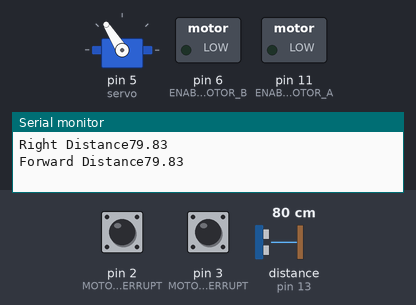
Bench run of a sketch on a simulated Arduino Uno, built with avr-gcc and run on an emulated ATmega328P. Parts: servo, switched loads named in the sketch (green lamp = pin HIGH), the last lines printed to the serial monitor. Wiring (inferred from the names in the program): ultrasonic range finder: trigger pin 12; echo pin 13. The test bench sets the inputs (shaded band); at power-on: distance to the obstacle (sensor on pin 13) 80 cm, pin 3 (MOTOR_A_INTERRUPT) LOW, pin 2 (MOTOR_B_INTERRUPT) LOW. The echo pulse lasts 58.3 µs per cm; pins used as bus, display or sensor lines are not drawn.

Above: at 2.4 s.
2.5 s: distance to the obstacle (sensor on pin 13) set to 22 cm
6.0 s: distance to the obstacle (sensor on pin 13) set to 19 cm
7.5 s: pin 3 (MOTOR_A_INTERRUPT) pulled HIGH for 1.15 s
At 7.8 s:
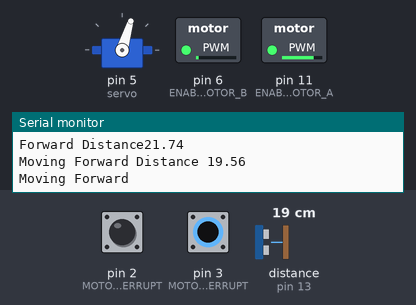
10.1 s: pin 2 (MOTOR_B_INTERRUPT) pulled HIGH for 1.15 s
At 10.9 s:
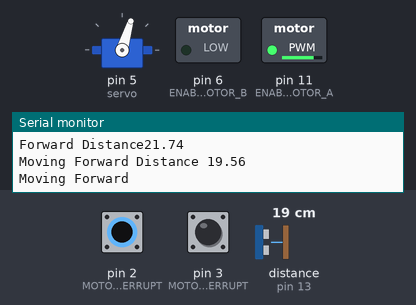
12.7 s: pin 3 (MOTOR_A_INTERRUPT) pulled HIGH for 3.2 s
At 14.1 s:
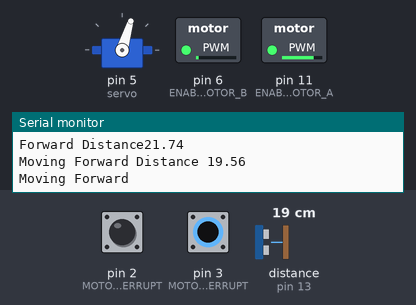
17.4 s: pin 2 (MOTOR_B_INTERRUPT) pulled HIGH for 3.2 s
At 17.7 s:
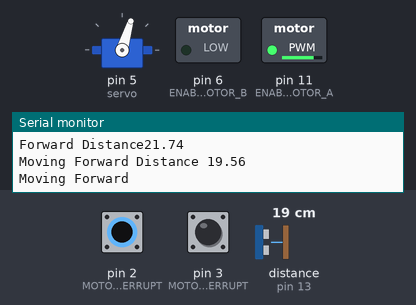
Timing chart, 0 to 20.4 s (numbered marks = the images above; inputs shaded):
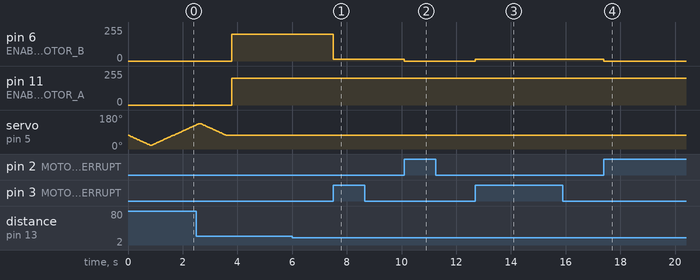

Measured:
- after the input at 6.0 s, every drawn part: stays the same
- after the input at 7.5 s, pin 6 (ENABLE_MOTOR_B): 200/255 → 15/255 at once
- after the input at 10.1 s, pin 6 (ENABLE_MOTOR_B): 15/255 → 0/255 at once
- after the input at 12.7 s, pin 6 (ENABLE_MOTOR_B): 0/255 → 15/255 at once
- after the input at 17.4 s, pin 6 (ENABLE_MOTOR_B): 15/255 → 0/255 at once
- by itself, servo on pin 5 (servo): rises from 128° to 135° in 0.09 s, then falls to 73° in 0.96 s

The sketch:

robot.v2.ino
```cpp
#include <Servo.h>

#define ECHO_PIN 13
#define TRIGGER_PIN 12
#define MOTOR_A_INTERRUPT 3  // Motor 2 Interrupt Pin - INT 1 - Right Motor
#define MOTOR_B_INTERRUPT 2  // Motor 1 Interrupt Pin - INT 0 - Left Motor

// Motor A
#define ENABLE_MOTOR_A 11
#define INPUT_1 10
#define INPUT_2 9

// Motor B
#define ENABLE_MOTOR_B 6
#define INPUT_3 7
#define INPUT_4 8

Servo servo;//Ultrasound Eyes

int pos = 73;//


volatile int findRouteReqCount = 0;


// Constant for steps in disk
const float stepcount = 20.00;  // 20 Slots in disk, change if different

// Constant for wheel diameter
const float wheeldiameter = 66.10; // Wheel diameter in millimeters, change if different

// Integers for pulse counters
volatile int counter_A = 0;
volatile int counter_B = 0;
volatile int counter_A_calib= 0;
volatile int counter_B_calib = 0;
volatile int speed_A=0;
volatile int speed_B=0;


float distF=10000.00;
float distL=10000.00;
float distR=10000.00;
// Interrupt Service Routines


// Function to convert from centimeters to steps
int CMtoSteps(float cm) {

  int result;  // Final calculation result
  float circumference = (wheeldiameter * 3.14) / 10; // Calculate wheel circumference in cm
  float cm_step = circumference / stepcount;  // CM per Step

  float f_result = cm / cm_step;  // Calculate result as a float
  result = (int) f_result; // Convert to an integer (note this is NOT rounded)

  return result;  // End and return result

}


void checkDistance(char D){
  float duration, distance;
  digitalWrite(TRIGGER_PIN, LOW);
  delayMicroseconds(2);
  digitalWrite(TRIGGER_PIN, HIGH);
  delayMicroseconds(10);
  digitalWrite(TRIGGER_PIN, LOW);
  duration = pulseIn(ECHO_PIN, HIGH);
  distance = duration / 58.2; //distance in cm
  if(D =='L'){
    distL = distance;
  }
  else if(D =='R'){
    distR = distance;
  }
  else{
    distF = distance;
  }
}

void driveStright(int mspeed){

   //Serial.print("Counter A = ");Serial.print(counter_A); Serial.print("   Counter B = ");Serial.print(counter_B); Serial.print ("   Motor A Speed = "); Serial.print(speed_A);Serial.print ("   Motor B Speed = "); Serial.println(speed_B);
    //Uncomment this to use for csv file//Serial.print(counter_A); Serial.print(",");Serial.print(counter_B); Serial.print (","); Serial.print(speed_A);Serial.print (","); Serial.println(speed_B);
  if(counter_A_calib != counter_B_calib){
      if(counter_A_calib > counter_B_calib){
        if(speed_B<230){
          speed_B+=15;
        }else{speed_B = 255;}

        analogWrite(ENABLE_MOTOR_B, speed_B);
      }
      else if(counter_A_calib < counter_B_calib){
          speed_B-=15;
          analogWrite(ENABLE_MOTOR_B, speed_B);
      }
      else{
          speed_B = mspeed;
          analogWrite(ENABLE_MOTOR_B, speed_B);
      }
  }
  counter_A_calib = 0;  //  reset counter A to zero
  counter_B_calib = 0;  //  reset counter B to zero

}


// Function to Move in Forward
void MoveForward(int steps, int mspeed){
  findRouteReqCount = 0;
  Serial.println("Moving Forward");
   counter_A = 0;  //  reset counter A to zero
   counter_B = 0;  //  reset counter B to zero

   // Set Motor A Forward
  digitalWrite(INPUT_1, LOW);
  digitalWrite(INPUT_2, HIGH);


  // Set Motor B Forward
  digitalWrite(INPUT_3, LOW);
  digitalWrite(INPUT_4, HIGH);

  analogWrite(ENABLE_MOTOR_A, mspeed);
  analogWrite(ENABLE_MOTOR_B, mspeed);

   int currentStep = 0;
   // Go in Forward until step value is reached
   while (steps > counter_A && steps > counter_B) {
     if(currentStep%10==0){
        driveStright(mspeed);
      }
      if (steps < counter_A) {
        analogWrite(ENABLE_MOTOR_A, 0);
      }
      if (steps < counter_B) {
        analogWrite(ENABLE_MOTOR_B, 0);
      }
      currentStep++;
    }

  // Stop when done
  analogWrite(ENABLE_MOTOR_A, 0);
  analogWrite(ENABLE_MOTOR_B, 0);
  counter_A = 0;  //  reset counter A to zero
  counter_B = 0;  //  reset counter B to zero

  findRoute();

}

// Function to Spin Right
void SpinRight(int steps, int mspeed){
  Serial.println("Spin Right");
   counter_A = 0;  //  reset counter A to zero
   counter_B = 0;  //  reset counter B to zero

   // Set Motor A reverse
  digitalWrite(INPUT_1, LOW);
  digitalWrite(INPUT_2, HIGH);

  // Set Motor B forward
  digitalWrite(INPUT_3, HIGH);
  digitalWrite(INPUT_4, LOW);

   // Go until step value is reached
   while (steps > counter_A && steps > counter_B) {

    if (steps > counter_A) {
    analogWrite(ENABLE_MOTOR_A, mspeed);
    } else {
    analogWrite(ENABLE_MOTOR_A, 0);
    }
    if (steps > counter_B) {
    analogWrite(ENABLE_MOTOR_B, mspeed);
    } else {
    analogWrite(ENABLE_MOTOR_B, 0);
    }
   }

  // Stop when done
  analogWrite(ENABLE_MOTOR_A, 0);
  analogWrite(ENABLE_MOTOR_B, 0);
  counter_A = 0;  //  reset counter A to zero
  counter_B = 0;  //  reset counter B to zero

}

// Function to Spin Left
void SpinLeft(int steps, int mspeed){
  Serial.println("Spin Left");
   counter_A = 0;  //  reset counter A to zero
   counter_B = 0;  //  reset counter B to zero

   // Set Motor A forward
  digitalWrite(INPUT_1, HIGH);
  digitalWrite(INPUT_2, LOW);

  // Set Motor B reverse
  digitalWrite(INPUT_3, LOW);
  digitalWrite(INPUT_4, HIGH);

   // Go until step value is reached
   while (steps > counter_A && steps > counter_B) {

    if (steps > counter_A) {
    analogWrite(ENABLE_MOTOR_A, mspeed);
    } else {
    analogWrite(ENABLE_MOTOR_A, 0);
    }
    if (steps > counter_B) {
    analogWrite(ENABLE_MOTOR_B, mspeed);
    } else {
    analogWrite(ENABLE_MOTOR_B, 0);
    }
  }

  // Stop when done
  analogWrite(ENABLE_MOTOR_A, 0);
  analogWrite(ENABLE_MOTOR_B, 0);
  counter_A = 0;  //  reset counter A to zero
  counter_B = 0;  //  reset counter B to zero

}

void lookForward(){

  if(pos > 75){
    for (pos=pos; pos >= 73; pos--) {
      // in steps of 1 degree
      servo.write(pos);              // tell servo to go to position in variable 'pos'
      delay(15);                       // waits 15ms for the servo to reach the position
    }
  }
  else if(pos < 70){
    for (pos=pos; pos <= 73; pos++) {
      // in steps of 1 degree
      servo.write(pos);              // tell servo to go to position in variable 'pos'
      delay(15);                       // waits 15ms for the servo to reach the position
    }
  }
  else{
    pos = 73;
    servo.write(pos);
    delay(300);                // tell servo to go to position in variable 'pos'
  }

  checkDistance('F');
  Serial.print("Forward Distance"); Serial.println(distF);
}

void lookRight(){
  for (pos=pos; pos >= 20; pos--) { // goes from 0 degrees to 180 degrees
    // in steps of 1 degree
    servo.write(pos);              // tell servo to go to position in variable 'pos'
    delay(15);                       // waits 15ms for the servo to reach the position
  }
  checkDistance('R');
  Serial.print("Right Distance"); Serial.println(distR);
}
void lookLeft(){
  for (pos=pos; pos <= 135; pos++) { // goes from 0 degrees to 180 degrees
    // in steps of 1 degree
    servo.write(pos);              // tell servo to go to position in variable 'pos'
    delay(15);                       // waits 15ms for the servo to reach the position
  }
  checkDistance('L');
  Serial.print("Left Distance"); Serial.println(distL);
}

void performScan(){
  lookRight();
  delay(10);
  lookForward();
  delay(10);
  lookLeft();
  delay(10);
  lookForward();
  delay(10);
}

void findRoute(){
  findRouteReqCount++;
    performScan();
    delay(200);

   if(distF > 2000 || distF < 20){
        if(distR > distL){
          SpinRight(CMtoSteps(50), 150);
        }
        else{
          SpinLeft(CMtoSteps(50), 150);
        }

        if(findRouteReqCount <= 3 ){
          findRoute();
        }else{
          for(int i=0;i <= 20 ;i++){
            digitalWrite(LED_BUILTIN, HIGH);   // turn the LED on (HIGH is the voltage level)
            delay(500);                       // wait for a second
            digitalWrite(LED_BUILTIN, LOW);    // turn the LED off by making the voltage LOW
            delay(500);
          }
          findRoute();
        }


    }else{
      float togo = distF * 0.9; //Lets go 2/3rd distance as seen by US sensor
      Serial.print("Moving Forward Distance "); Serial.println(togo);
      MoveForward(CMtoSteps(togo), 200);
    }
}

// Motor A pulse count ISR
void ISR_countA() {
  counter_A++;  // increment Motor A counter value
  counter_A_calib++;
}

// Motor B pulse count ISRcounter_A_calib
void ISR_countB() {
  counter_B++;  // increment Motor B counter value
  counter_B_calib++;
}


void setup()
{
  Serial.begin (9600);
  servo.attach(5);  // attaches the servo on pin 5 to the servo object
  pinMode(TRIGGER_PIN, OUTPUT);
  pinMode(ECHO_PIN, INPUT);

  attachInterrupt(digitalPinToInterrupt (MOTOR_A_INTERRUPT), ISR_countA, RISING);  // Increase counter A when speed sensor pin goes High
  attachInterrupt(digitalPinToInterrupt (MOTOR_B_INTERRUPT), ISR_countB, RISING);  // Increase counter B when speed sensor pin goes High

  findRoute();

}

void loop()
{

}
```
